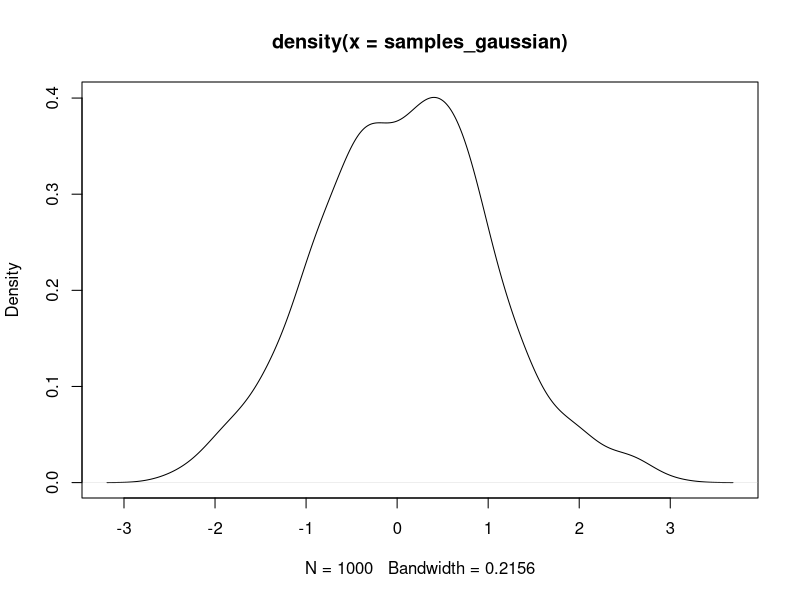
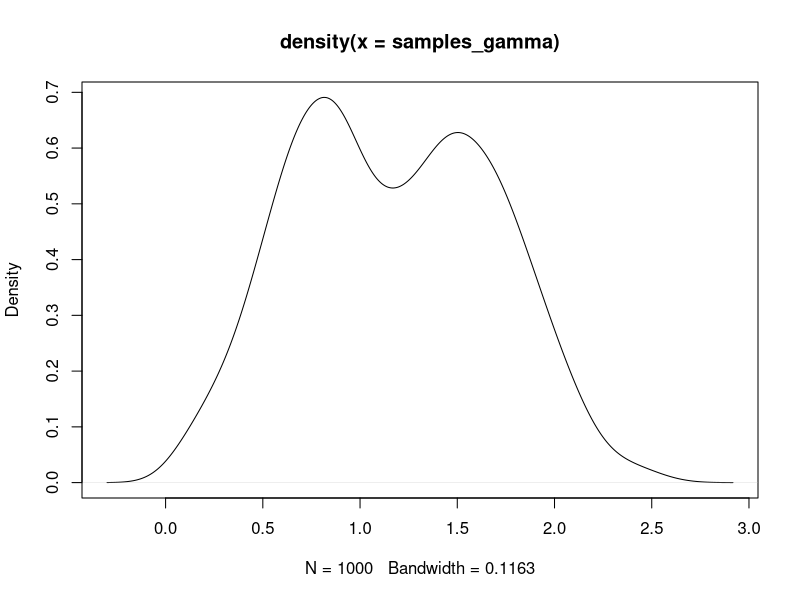
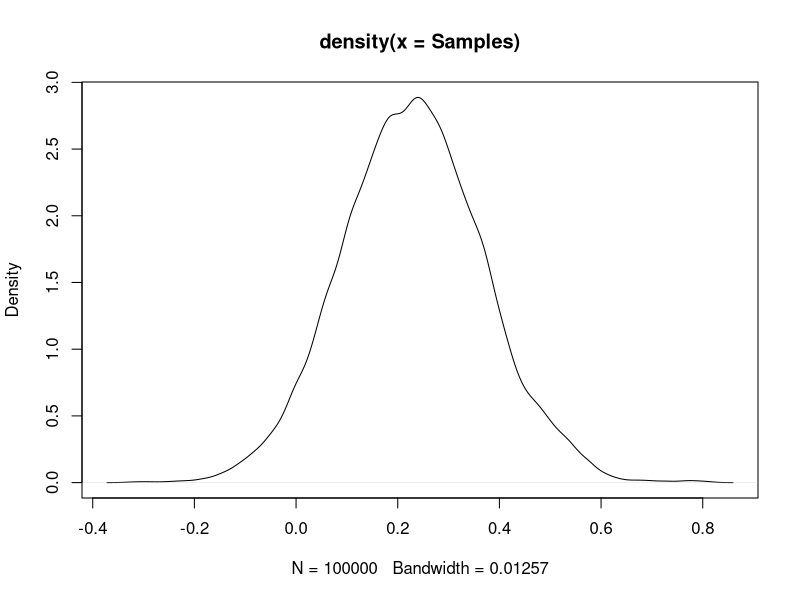

Write the R code that produced these figures, in order. (Note: a time limit stopped this script after it produced the figures.)
library(mvtnorm)

# Function to generate samples using Unadjusted Langevin Algorithm for Gaussian target
ula_gaussian <- function(n_samples, epsilon, mean, variance, start) 
{
  samples <- numeric(n_samples)
  x <- start
  for (i in 1:n_samples) 
  {
    x = rnorm(1, mean= x - epsilon*(x-mean)/variance, sd = sqrt(2 * epsilon))
    samples[i] <- x
  }
  return(samples)
}

# Function to generate samples using Unadjusted Langevin Algorithm for Gamma target
ula_gamma <- function(n_samples, epsilon, shape, rate) 
{
  samples <- numeric(n_samples)
  x <- rgamma(1, shape = shape, rate= rate)
  for (i in 1:n_samples)
  {
    x = rnorm(1, mean = x + epsilon * ((shape-1)/x - rate), sd = sqrt(2 * epsilon))
    samples[i] <- x
  }
  return(samples)
}



HPD <- function(alpha, Weights, Samples)
{
  m = length(Weights)
  vec <- c(NA,NA)
  curr = 10000000
  j1 = (seq(1,floor((alpha)*m),by = 1))/m
  j2 = j1 + ((1-alpha))
  for(i in 1:length(j1))
  {
    theta <- c(Samples[which(Weights>j1[i])[1]],Samples[which(Weights>=j2[i])[1]])
    if(curr > (theta[2]-theta[1]))
    {
      vec = theta
      curr = (theta[2]-theta[1])
    }
  }
  return(vec)
}


# Example usage for Gaussian target
set.seed(123)
n_samples <- 1000
epsilon <- 0.1
samples_gaussian <- ula_gaussian(n_samples, epsilon,0,1,1)
plot(density(samples_gaussian))


# Example usage for Gamma target
set.seed(1)
n_samples <- 1000
epsilon <- 0.01
shape <- 2
rate <- 1
samples_gamma <- ula_gamma(n_samples, epsilon, shape, rate)
plot(density(samples_gamma))
 

#######################################################################################
#######################################################################################

# Let, in the case of gaussian ULA sampler, we need to find the quantiles for mean of the 
# underlying distribution when population variance known.

# prior mu ~ N(0,100)
set.seed(4452)
mu = 0
sd = 1
n = 50
Y <- rnorm(n, mean = mu, sd = sd)
posterior_mean <- (sum(Y)/sd^2)/((n/sd^2) + (1/100))
posterior_var <- 1/((n/sd^2) + (1/100))

m = 100000
Samples <- ula_gaussian(m,epsilon = 0.0001,posterior_mean,posterior_var,start = 0.000001)
plot(density(Samples))
Samples <- sort(Samples)
g <- density(Samples)
weights <- vector(length = m)
weights = dnorm(Samples,mean = posterior_mean,sd = sqrt(posterior_var))/(approx(g$x,g$y,xout=Samples)$y)
weights = weights/sum(weights)
Weights = cumsum(weights)


HPD(0.05,Weights, Samples)
qnorm(c(0.025,0.975),mean = posterior_mean,sd = sqrt(posterior_var))

alpha <- c(0.25,0.5,0.75)
MSE <- rep(0,3)
qu <- qnorm(c(0.25,0.5,0.75),mean = posterior_mean,sd = sqrt(posterior_var))
for(i in 1:1000)
{
  Samples <- ula_gaussian(m,epsilon = 0.0001,posterior_mean,posterior_var,start = 0.000001)
  Samples <- sort(Samples)
  g <- density(Samples)
  weights <- vector(length = m)
  weights = dnorm(Samples,mean = posterior_mean,sd = sqrt(posterior_var))/(approx(g$x,g$y,xout=Samples)$y)
  weights = weights/sum(weights)
  Weights = cumsum(weights)
  q1 <- Samples[which(Weights>alpha[1])]
  q2 <- Samples[which(Weights>alpha[2])]
  q3 <- Samples[which(Weights>alpha[3])]
  MSE[1] <- MSE[1] + (q1-qu[1])^2
  MSE[2] <- MSE[2] + (q2-qu[2])^2
  MSE[3] <- MSE[2] + (q3-qu[3])^2
}

MSE <- MSE/1000
MSE
## >>> 2.361802e-07 3.490802e-08 3.491659e-08

MSE <- rep(0,3)
m = 100000
qu <- qnorm(c(0.25,0.5,0.75),mean = posterior_mean,sd = sqrt(posterior_var))
for(i in 1:10000)
{
  Samples <- ula_gaussian(m,epsilon = 0.0001,posterior_mean,posterior_var,start = 0.000001)
  Samples <- sort(Samples)
  q1 <- Samples[alpha[1]*m]
  q2 <- Samples[alpha[2]*m]
  q3 <- Samples[alpha[3]*m]
  MSE[1] <- MSE[1] + (q1-qu[1])^2
  MSE[2] <- MSE[2] + (q2-qu[2])^2
  MSE[3] <- MSE[3] + (q3-qu[3])^2
}

MSE <- MSE/10000
MSE
## >>> 9.630869e-05 8.786842e-05 9.504091e-05
#########################################################################################
#########################################################################################


## Now Let try this approach for poison distribution.

lambda = 14
n = 50
Y = rpois(n,lambda)

# Prior: Gamma(1,1)
# Posterior: Gamma(sum(Y)+1, n+1)

m = 100000
Samples <- ula_gamma(m,epsilon = 0.001,shape = sum(Y)+1, rate = (n+1))
plot(density(Samples))
Samples <- sort(Samples)
g <- density(Samples)
weights <- vector(length = m)
weights = dgamma(Samples,shape = sum(Y)+1, rate = n+1)/(approx(g$x,g$y,xout=Samples)$y)
weights = weights/sum(weights)
Weights = cumsum(weights)

fun<-function(x)
{
  k <- qgamma(c(x+0.025,x+0.975),shape = sum(Y)+1, rate = n+1)
  return(k[2]-k[1])
}

x <- optimize(fun,lower=0,upper = 0.025)$minimum
HPD_exact <- qgamma(c(x+0.025,x+0.975),shape = sum(Y)+1, rate = n+1)
HPD(0.05,Weights,Samples)


alpha <- c(0.25,0.5,0.75)
MSE <- rep(0,3)
qu <- qgamma(c(0.25,0.5,0.75),shape = sum(Y)+1, rate = n+1)
for(i in 1:10000)
{
  Samples <- ula_gamma(m,epsilon = 0.001,shape = sum(Y)+1, rate = (n+1))
  Samples <- sort(Samples)
  g <- density(Samples)
  weights <- vector(length = m)
  weights = dgamma(Samples,shape = sum(Y)+1, rate = n+1)/(approx(g$x,g$y,xout=Samples)$y)
  weights = weights/sum(weights)
  Weights = cumsum(weights)
  q1 <- Samples[which(Weights>alpha[1])]
  q2 <- Samples[which(Weights>alpha[2])]
  q3 <- Samples[which(Weights>alpha[3])]
  MSE[1] <- MSE[1] + (q1-qu[1])^2
  MSE[2] <- MSE[2] + (q2-qu[2])^2
  MSE[3] <- MSE[3] + (q3-qu[3])^2
}

MSE <- MSE/10000
MSE

## >>> 3.686399e-06 6.695139e-07 4.705776e-06


MSE <- rep(0,3)
m = 100000
qu <- qgamma(c(0.25,0.5,0.75),shape = sum(Y)+1, rate = n+1)
for(i in 1:10000)
{
  Samples <- ula_gamma(m, epsilon = 0.001,shape = sum(Y)+1, rate = (n+1))
  Samples <- sort(Samples)
  q1 <- Samples[alpha[1]*m]
  q2 <- Samples[alpha[2]*m]
  q3 <- Samples[alpha[3]*m]
  MSE[1] <- MSE[1] + (q1-qu[1])^2
  MSE[2] <- MSE[2] + (q2-qu[2])^2
  MSE[3] <- MSE[3] + (q3-qu[3])^2
}

MSE <- MSE/10000
MSE
## >>> 0.001605519 0.001539897 0.001783654
